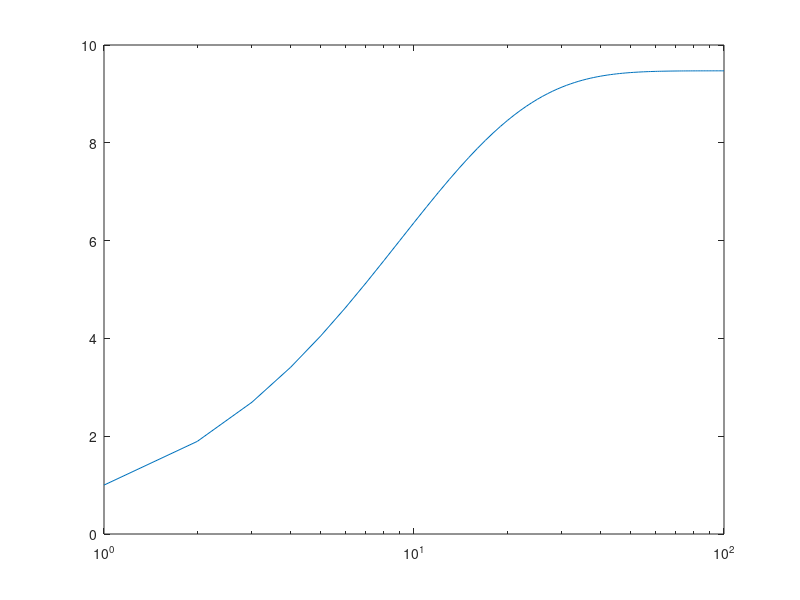

MATLAB code to generate this figure:
%variable init 0
clear all; close all;

%start here
totala(1) = 1;

%change X with 2 : X to show about graph range!
for n = 2 : 100
    %main calculate!
    for_root = 2/sqrt(5);
    ya(n) = (for_root)^(n-1);
    totala(n) = totala(n-1) + ya(n);
end

subplot(1,1,1)
semilogx(totala)